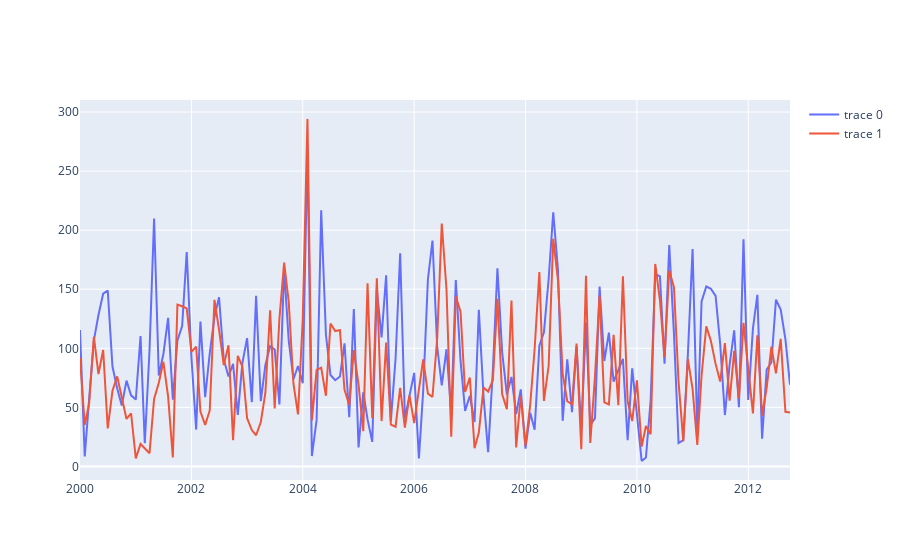

Notebook code cell kept with this figure:
### Code cell
line1 = go.Scatter(x=data['DATE'], y=data['Auckland'])
line2 = go.Scatter(x=data['DATE'], y=data['Wellington'])
fig = go.Figure([line1, line2])
fig.show()

### Figure 1 — Plotly figure (JSON) as saved in the notebook; plotly's stock layout.template omitted (floating-point values rounded to 4 significant figures; data arrays with more than 128 entries replaced by an {"elided": "..."} marker saying what was removed)
{"data": [{"type": "scatter", "x": {"elided": "154 str values"}, "y": {"elided": "154 float values"}}, {"type": "scatter", "x": {"elided": "154 str values"}, "y": {"elided": "154 float values"}}], "layout": {}}
